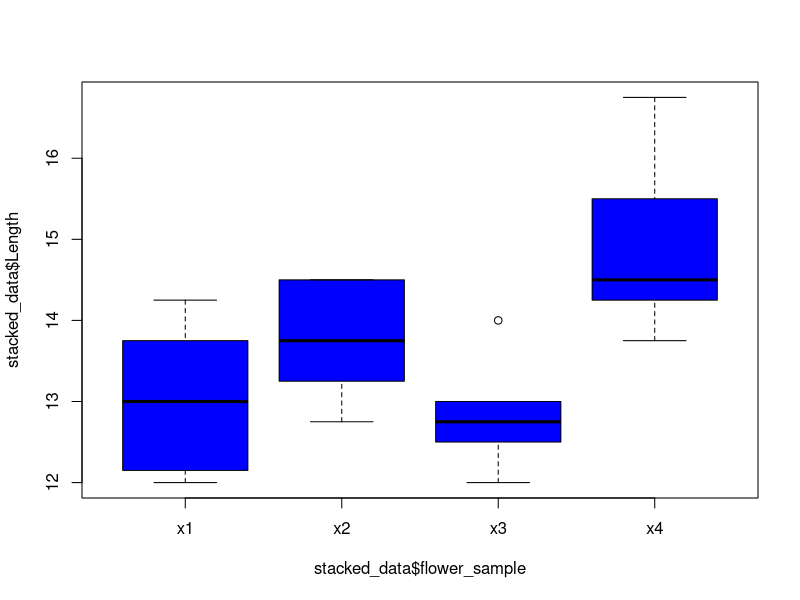

Write the R code that produced this figure.
##### One Way ANOVA 


x1=c(13.75, 13.00 ,14.25, 12.00 ,12.15)
x2=c(13.75 ,14.50 ,12.75 ,14.50, 13.25)
x3=c(12.75 ,12.50 ,12.00, 14.00, 13.00)
x4=c(16.75, 14.25, 14.50 ,15.50, 13.75)

## convert the data to dataframe
data=data.frame(x1,x2,x3,x4)

### convert dataframe into stack format
stacked_data=stack(data)

## change the column name
names(stacked_data)=c("Length","flower_sample")
stacked_data


## ANOVA function

resp=aov(Length~flower_sample,data=stacked_data)

## summary of the anova result

print(summary(resp))

## Boxplot
boxplot(stacked_data$Length~stacked_data$flower_sample,col="blue")
